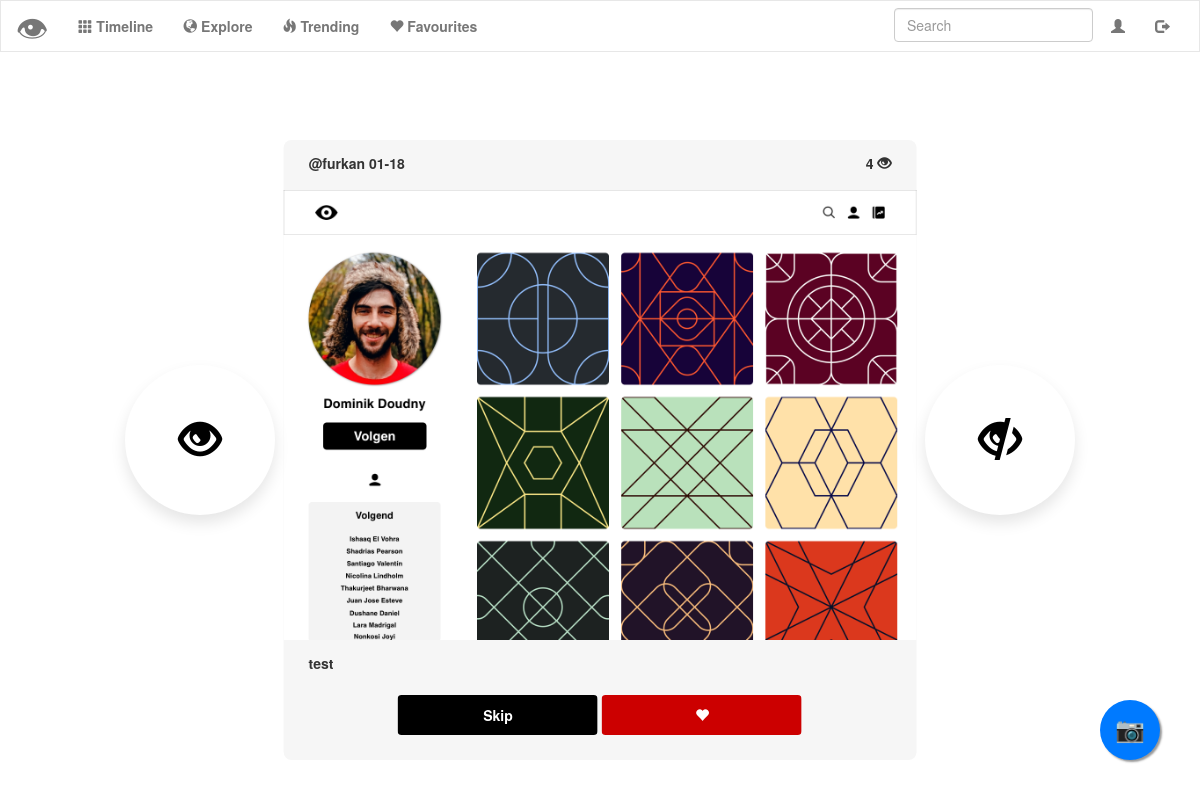
Page / (signed in) on the committed database.
### tables this page shows
CREATE TABLE 'uploads' ('id' integer PRIMARY KEY AUTOINCREMENT NOT NULL, 'user_id' integer NOT NULL, 'upload' text NOT NULL, 'description' text NOT NULL, 'timestamp' double precision NOT NULL DEFAULT CURRENT_TIMESTAMP, 'username'  text NOT NULL  , 'score' INTEGER NOT NULL DEFAULT 0);

### application.py (the view)
@app.route("/")
def index():
    user_id = check_logged_in()
    random_photo = random_upload()
    seen = request_seen(user_id)
    if user_id == 0:
        flash("Log in or register to like and dislike the pictures!")
        return render_template("index.html", random=random_photo[0], user_id=user_id)
    else:
        for post in random_photo:
            if post["id"] not in seen and get_user_id(post["username"]) != user_id:
                return render_template("index.html", random=post, user_id=user_id)
        flash("No more pictures available at the moment! Please come back later!")
        return redirect(url_for("account"))

### helpers.py (called while the page is built)
def check_username(username):
    usernames = db.execute("SELECT * FROM users WHERE username = :username", username=username)
    return usernames

def get_user_id(username):
    return check_username(username)[0]["user_id"]

def random_upload():
    random = db.execute("SELECT username, upload, description, score, timestamp, id FROM uploads ORDER BY RANDOM()")
    random = change_timestamp(random)
    return random

def request_seen(user_id):
    seen = db.execute("SELECT * FROM explore WHERE user_id=:user_id", user_id=user_id)
    seen_id = []
    for post in seen:
        seen_id.append(post["photo_id"])
    return seen_id

def change_timestamp(post_list):
    for post in post_list:
        date = post["timestamp"]
        date = date[5:11]
        post["timestamp"] = date
    return post_list

def check_logged_in():
    try:
        user_id = session["user_id"]
    except Exception:
        user_id = 0
    return user_id

### templates/index.html (shortened to what this page needs)
{% extends "layout.html" %}
{% block main %}
<div id="random_image">
    <div class="description-post">
        <label id="username">{{ random.username }} </label>
        <label id="timestamp">{{ random.timestamp }} </label>
        <label id="score">{{ random.score }} <span class="glyphicon glyphicon-eye-open"></span></label>
    </div>
    <img src="/upload/{{ random.upload }}" class="img-responsive-home" id="random_file">
    <div class="bottom-description">
        <label id="description">{{ random.description }} </label>
    </div>
    <div class="skip_buttons">
        <button id="skip" onclick="skipButtonClicked({{ random.id }})" class="btn btn-dark"><b>Skip</b></button>
        {% if user_id is not sameas 0 %}
        <button id="favourite" onclick="favouriteButtonClicked({{ user_id }}, {{ random.id }})" class="btn btn-red"><span class="glyphicon glyphicon-heart"></span></button>
        {% endif %}
    </div>
</div>
{% if user_id is not sameas 0 %}
<button id="like" onclick="likeButtonClicked({{ random.id }})" class="btn like-btn"><span class="glyphicon glyphicon-eye-open" id="like-span-button"></button>
<button id="dislike" onclick="dislikeButtonClicked({{ random.id }})" class="btn dislike-btn"><span class="glyphicon glyphicon-eye-close" id="dislike-span-button"></button>
{% endif %}
{% endblock %}

### static/styles.css (style rules this page uses)
main img { max-width: 100%; }
.btn { width:200px !important; background-color:black; color:white; height:40px; margin-top: 5px; }
.btn-red { width:200px !important; background-color:#cc0000; color:white; height:40px; margin-top: 5px; }
.img-responsive-home { object-fit: cover; min-width: 400px !important; min-height:350px !important; max-width: 650px !important; max-height: 450px !important; }
#random_image { margin-top:50px; border-radius: 8px; position: absolute; left: 50%; top: 50%; -webkit-transform: translate(-50%, -50%); transform: translate(-50%, -50%); background-color: rgba(246,246,246,1); padding-top:25px; padding-bottom:25px; }
#like-span-button, #dislike-span-button { font-size: 3em; color:black; }
.like-btn { position: absolute; left:125px; top:45%; border-radius:100%; height:150px; width:150px !important; background-color:white; box-shadow: 0px 8px 15px rgba(0, 0, 0, 0.1); transition: all 0.3s ease 0s; cursor: pointer; outline: none; }
.dislike-btn { position: absolute; right:125px; top:45%; border-radius:100%; height:150px; width:150px !important; background-color:white; box-shadow: 0px 8px 15px rgba(0, 0, 0, 0.1); transition: all 0.3s ease 0s; cursor: pointer; outline: none; }
.description-post { position: relative; top: 50%; transform: translateY(-50%); -webkit-transform: translateY(-50%); text-align: left; padding-left: 25px; }
.bottom-description { position: relative; top: -50%; transform: translateY(50%); -webkit-transform: translateY(50%); text-align: left; padding-left: 25px; margin-bottom: 25px; }
@media only screen and (min-width: 800px) { #like, #dislike { display: inline-block; } }
#score { float:right; padding-right: 25px }

### rows in the picture
uploads: username "@furkan", timestamp "01-18", score "4", upload (picture), description "test"
